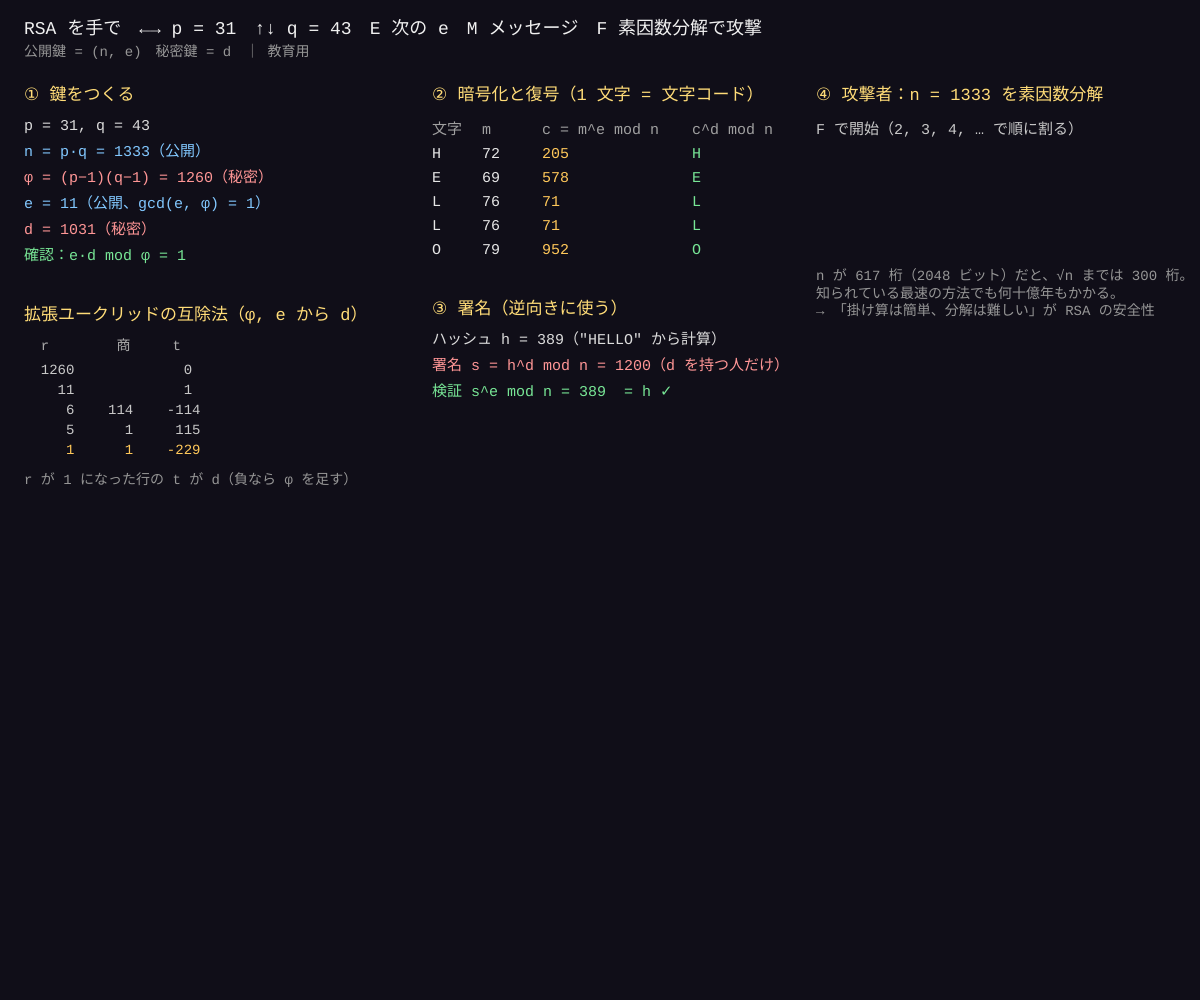
Frame 1 (no input)
Frame 60 (no input): identical to frame 1, image omitted
Frame 120 (the mouse pressed at the canvas centre since frame 60): identical to frame 1, image omitted

The p5.js sketch that drew this single still picture (run headless with seeded random() and noise() and a simulated clock; from frame 60 on, the mouse is pressed at the canvas centre):

// p5.js sketch
// ── sketch.js
// ============================================
// 09 RSA を手で
// 2 つの素数 p, q → n = p·q（公開）、φ = (p−1)(q−1)（秘密）
// e を選び、e·d ≡ 1 (mod φ) となる d を「拡張ユークリッドの互除法」で求める
//   暗号化 c = m^e mod n（誰でもできる）／ 復号 m = c^d mod n（d を持つ人だけ）
// n を素因数分解できれば φ も d も分かる → 大きな素数だから安全
// ←→ = p / ↑↓ = q / E = 次の e / M = メッセージを変える / F = n の素因数分解（攻撃）を開始
// ※ 教育用（実際の n は 600 桁以上）
// ============================================

const PR = [11, 13, 17, 19, 23, 29, 31, 37, 41, 43, 47, 53, 59, 61, 67, 71, 73, 79, 83, 89, 97, 101, 103, 107, 109, 113, 127, 131];
const WORDS = ['HELLO', 'P5JS', 'SECRET', 'CAT', 'RSA'];   // ★ 送るメッセージ（1 文字ずつ数にする）
let pi = 6, qi = 9, eIdx = 0, wIdx = 0;
let pp, qq, n, phi, e, d, steps = [];
let attack = false, tryDiv = 2, foundP = 0;

function setup() {
  createCanvas(windowWidth, windowHeight);
  textFont('monospace');
  makeKeys();
}

function makeKeys() {
  pp = PR[pi]; qq = PR[qi];
  n = pp * qq;
  phi = (pp - 1) * (qq - 1);
  // e の候補：φ と互いに素なもの（最大公約数が 1）
  let cands = [3, 5, 7, 11, 13, 17, 19, 23, 29, 31, 37, 41, 43, 47, 257].filter(c => c < phi && gcd(c, phi) === 1);
  e = cands[eIdx % cands.length];
  let res = extEuclid(e, phi);
  d = ((res.x % phi) + phi) % phi;
  steps = res.steps;
  attack = false; tryDiv = 2; foundP = 0;
}

function draw() {
  background(16, 14, 24);
  if (attack && !foundP) {
    for (let i = 0; i < 1 && !foundP; i++) {     // ★ 1 フレームに 1 つずつ割ってみる（ゆっくり見せる）
      if (frameCount % 4 === 0) { if (n % tryDiv === 0) foundP = tryDiv; else tryDiv++; }
    }
  }
  noStroke();
  fill(240);
  textSize(18);
  text('RSA を手で　←→ p = ' + pp + '　↑↓ q = ' + qq + (pp === qq ? '（p と q は別の素数に！）' : '') + '　E 次の e　M メッセージ　F 素因数分解で攻撃', 24, 34);
  fill(150);
  textSize(14);
  text('公開鍵 = (n, e)　秘密鍵 = d　｜ 教育用', 24, 56);

  let c1 = 24, c2 = width * 0.36, c3 = width * 0.68, y0 = 100;
  // ---- 1. 鍵をつくる
  head(c1, y0, '① 鍵をつくる');
  lines(c1, y0 + 30, [
    ['p = ' + pp + ', q = ' + qq, 220],
    ['n = p·q = ' + n + '（公開）', color(130, 200, 255)],
    ['φ = (p−1)(q−1) = ' + phi + '（秘密）', color(255, 150, 150)],
    ['e = ' + e + '（公開、gcd(e, φ) = 1）', color(130, 200, 255)],
    ['d = ' + d + '（秘密）', color(255, 150, 150)],
    ['確認：e·d mod φ = ' + (e * d) % phi, color(120, 230, 150)],
  ]);
  // 拡張ユークリッドの表
  head(c1, y0 + 220, '拡張ユークリッドの互除法（φ, e から d）');
  fill(170);
  textSize(14);
  text('  r        商     t', c1, y0 + 250);
  for (let i = 0; i < min(steps.length, 9); i++) {
    let s = steps[i];
    fill(i === steps.length - 1 ? color(255, 200, 90) : 200);
    text(padNum(s.r, 6) + '   ' + (s.q === null ? '   ' : padNum(s.q, 4)) + '  ' + padNum(s.t, 6), c1, y0 + 274 + i * 20);
  }
  fill(150);
  text('r が 1 になった行の t が d（負なら φ を足す）', c1, y0 + 274 + min(steps.length, 9) * 20 + 10);

  // ---- 2. 暗号化と復号
  let word = WORDS[wIdx];
  head(c2, y0, '② 暗号化と復号（1 文字 = 文字コード）');
  let rows = [['文字', 'm', 'c = m^e mod n', 'c^d mod n']];
  let cipherNums = [];
  for (let ch of word) {
    let m = ch.charCodeAt(0), c = modPow(m, e, n);
    cipherNums.push(c);
    rows.push([ch, m, c, String.fromCharCode(modPow(c, d, n))]);
  }
  for (let r = 0; r < rows.length; r++) {
    fill(r === 0 ? 160 : 230);
    textSize(15);
    for (let k = 0; k < 4; k++) {
      if (r > 0 && k === 2) fill(255, 200, 90);
      if (r > 0 && k === 3) fill(120, 230, 150);
      text(rows[r][k], c2 + [0, 50, 110, 260][k], y0 + 34 + r * 24);
    }
  }
  // 署名
  let h = 0; for (let ch of word) h = (h * 31 + ch.charCodeAt(0)) % n;
  let sig = modPow(h, d, n);
  let sy = y0 + 70 + rows.length * 24;
  head(c2, sy, '③ 署名（逆向きに使う）');
  lines(c2, sy + 30, [
    ['ハッシュ h = ' + h + '（"' + word + '" から計算）', 220],
    ['署名 s = h^d mod n = ' + sig + '（d を持つ人だけ）', color(255, 150, 150)],
    ['検証 s^e mod n = ' + modPow(sig, e, n) + (modPow(sig, e, n) === h ? '  = h ✓' : ' ✗'), color(120, 230, 150)],
  ]);

  // ---- 4. 攻撃
  head(c3, y0, '④ 攻撃者：n = ' + n + ' を素因数分解');
  fill(200);
  textSize(15);
  text(attack ? (foundP ? n + ' = ' + foundP + ' × ' + n / foundP : n + ' ÷ ' + tryDiv + ' = ' + nf(n / tryDiv, 1, 2) + ' …') : 'F で開始（2, 3, 4, … で順に割る）', c3, y0 + 34);
  if (foundP) {
    let ph2 = (foundP - 1) * (n / foundP - 1), d2 = ((extEuclid(e, ph2).x % ph2) + ph2) % ph2;
    let stolen = cipherNums.map(c => String.fromCharCode(modPow(c, d2, n))).join('');
    lines(c3, y0 + 64, [
      ['φ = ' + ph2 + ' → d = ' + d2 + ' がバレた', color(255, 110, 110)],
      ['盗み読み："' + stolen + '"', color(255, 110, 110)],
      ['割った回数 ' + tryDiv + '（√n ≈ ' + floor(sqrt(n)) + ' まで調べれば見つかる）', 170],
    ]);
  }
  fill(150);
  textSize(14);
  text('n が 617 桁（2048 ビット）だと、√n までは 300 桁。\n知られている最速の方法でも何十億年もかかる。\n→ 「掛け算は簡単、分解は難しい」が RSA の安全性', c3, y0 + 180);
}

function head(x, y, s) { fill(255, 220, 120); textSize(17); text(s, x, y); }
function lines(x, y, arr) { textSize(15); for (let i = 0; i < arr.length; i++) { fill(arr[i][1]); text(arr[i][0], x, y + i * 26); } }

function keyPressed() {
  if (key === LEFT_ARROW) pi = max(0, pi - 1);
  if (key === RIGHT_ARROW) pi = min(PR.length - 1, pi + 1);
  if (key === DOWN_ARROW) qi = max(0, qi - 1);
  if (key === UP_ARROW) qi = min(PR.length - 1, qi + 1);
  if (key === 'e' || key === 'E') eIdx++;
  if (key === 'm' || key === 'M') wIdx = (wIdx + 1) % WORDS.length;
  if (key === 'f' || key === 'F') { let keep = !attack; makeKeys(); attack = keep; return false; }
  if (key !== 'm' && key !== 'M') makeKeys();
  return false;
}

// ---------- やってみよう ----------
// 1. p = 61, q = 53, e = 17 のとき d はいくつ？ 表を紙で追いかけてみよう（答え 2753）
// 2. 同じ文字は同じ暗号文になる（"HELLO" の L）。これは 06 の ECB と同じ弱点。どう直す？
// 3. 署名の h を 1 だけ変えると、検証はどうなる？（→ 11 のデジタル署名）
// 4. PR にもっと大きな素数を足すと、攻撃にかかる時間はどう伸びる？

// ==================================================
// ここから下は「道具」（最大公約数・拡張ユークリッド・べき乗の余り）
// ==================================================
function gcd(x, y) { while (y) { [x, y] = [y, x % y]; } return x; }
// a·x ≡ 1 (mod m) となる x を求め、途中の表（r, 商, t）も返す
function extEuclid(a, m) {
  let steps = [{ r: m, q: null, t: 0 }, { r: a, q: null, t: 1 }];
  let r0 = m, r1 = a, t0 = 0, t1 = 1;
  while (r1 > 1) {
    let qt = Math.floor(r0 / r1);
    [r0, r1] = [r1, r0 - qt * r1];
    [t0, t1] = [t1, t0 - qt * t1];
    steps.push({ r: r1, q: qt, t: t1 });
  }
  return { x: t1, steps };
}
function modPow(base, ex, m) {
  let r = 1, x = base % m;
  while (ex > 0) { if (ex & 1) r = (r * x) % m; x = (x * x) % m; ex >>= 1; }
  return r;
}
function padNum(v, w) { return String(v).padStart(w, ' '); }
